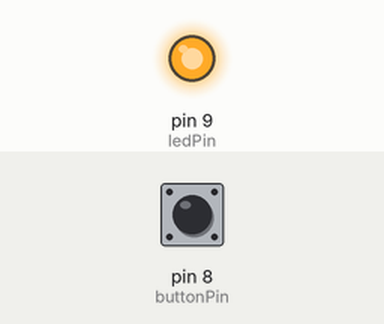
This sketch was run on a simulated Arduino Uno, built with avr-gcc and run on an emulated ATmega328P. On the bench: output pins drawn as LEDs (lit = HIGH). The test bench sets the inputs (shaded band); at power-on: pin 8 (buttonPin) HIGH.

Above: at 1.2 s.
1.3 s: pin 8 (buttonPin) pulled LOW for 0.15 s
At 1.37 s:
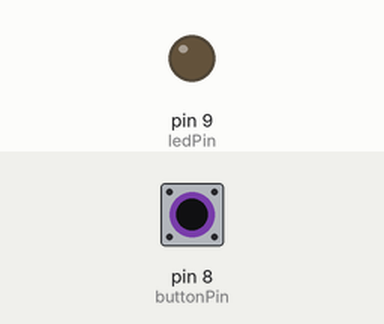
2.9 s: pin 8 (buttonPin) pulled LOW for 3.2 s
At 7.4 s:
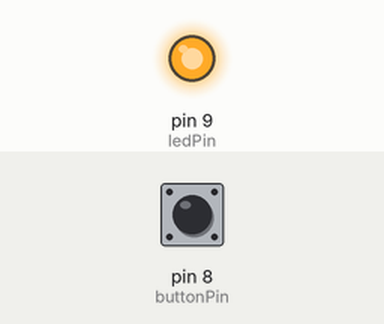
Timing chart, 0 to 8.9 s (numbered marks = the images above; inputs shaded):
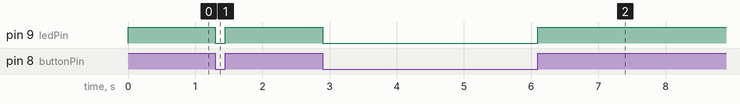

Measured:
- after the input at 1.3 s, pin 9 (ledPin): HIGH → LOW at once, → HIGH 0.15 s later
- after the input at 2.9 s, pin 9 (ledPin): HIGH → LOW at once, → HIGH 3.2 s later

The sketch:

if.ino
```cpp
const int ledPin = 9;
const int buttonPin = 8;

void setup(){
    //defining pin modes of pins 8 and nine
pinMode(ledPin, OUTPUT);
pinMode(buttonPin, INPUT);

}

void loop(){
if(digitalRead(buttonPin) == LOW){
digitalWrite(ledPin, LOW);


}
else{
digitalWrite(ledPin, HIGH);


}

}
```
